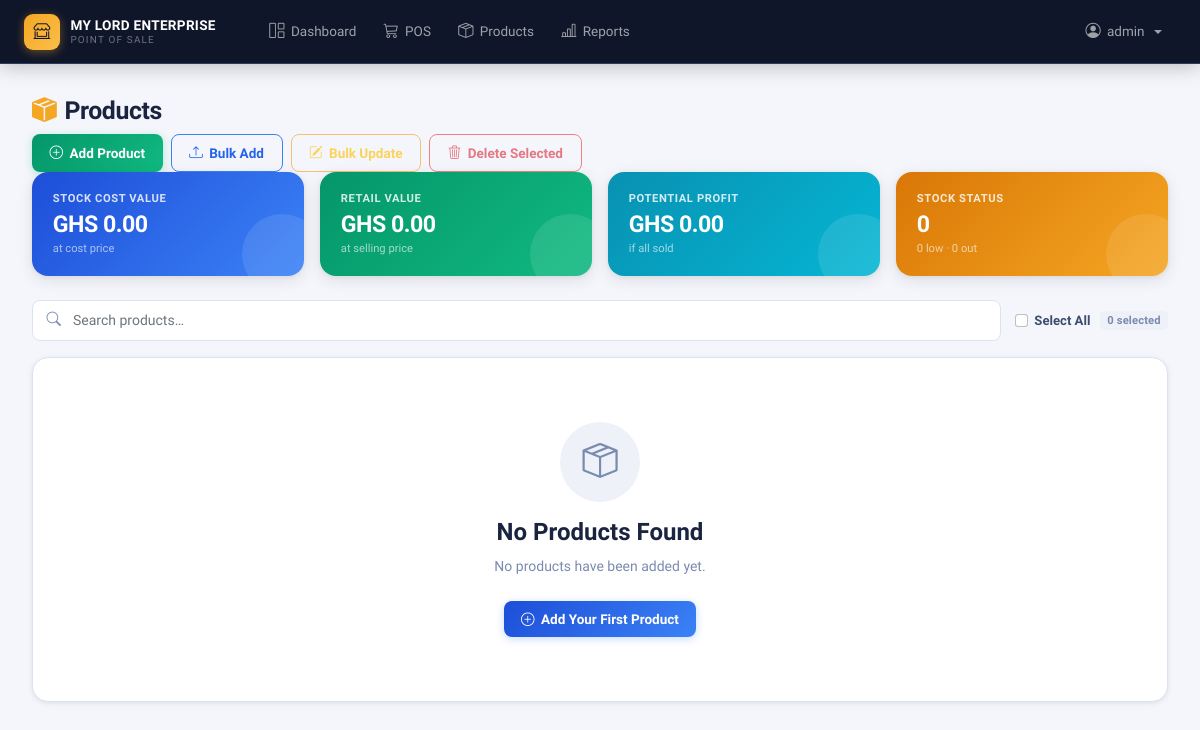
Before: /products/ (signed in) with the older database file.
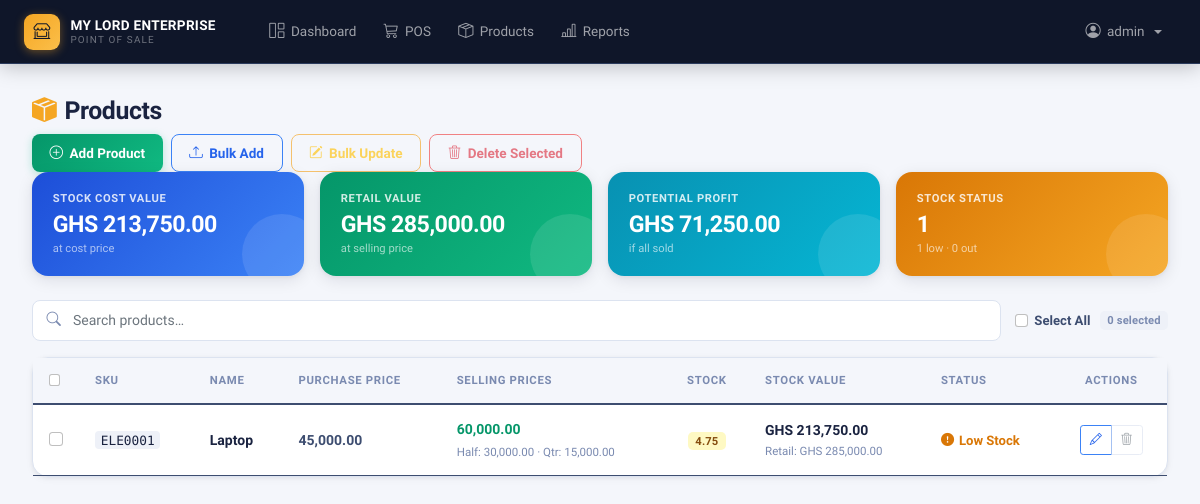
After: the same page with the newer database file.
### app/models.py (models this page shows, shortened)
class Product(db.Model):
    id = db.Column(db.Integer, primary_key=True)
    sku = db.Column(db.String(20), unique=True, nullable=False, index=True)
    name = db.Column(db.String(100), nullable=False)
    category = db.Column(db.String(50), nullable=False, index=True)
    description = db.Column(db.Text)
    purchase_price = db.Column(db.Numeric(10, 2), nullable=False)
    full_price = db.Column(db.Numeric(10, 2), nullable=False)
    half_price = db.Column(db.Numeric(10, 2), nullable=True)
    price = db.Column(db.Numeric(10, 2), nullable=False)  # For backward compatibility
    units_per_pack = db.Column(db.Integer, default=1, nullable=False)  # How many units in a full pack
    unit_price = db.Column(db.Numeric(10, 2), nullable=True)  # Price per single unit (retail)
    quantity = db.Column(db.Numeric(10, 2), nullable=False, default=0)
    image_filename = db.Column(db.String(255), nullable=True)
    image_path = db.Column(db.String(500), nullable=True)
    created_at = db.Column(db.DateTime, nullable=False, default=datetime.utcnow)
    updated_at = db.Column(db.DateTime, default=datetime.utcnow, onupdate=datetime.utcnow)
    sale_items = db.relationship('SaleItem', backref='product', lazy=True)
    CATEGORIES = [
        ('electronics', 'Electronics'),
        ('clothing', 'Clothing'),
        ('food', 'Food & Beverages'),
        ('beauty', 'Beauty & Personal Care'),
        ('books', 'Books & Stationery'),
        ('home', 'Home & Garden'),
        ('sports', 'Sports & Recreation'),
        ('automotive', 'Automotive'),
        ('toys', 'Toys & Games'),
        ('health', 'Health & Wellness'),
        ('jewelry', 'Jewelry & Accessories'),
        ('music', 'Music & Instruments'),
        ('pets', 'Pet Supplies'),
        ('office', 'Office Supplies'),
        ('tools', 'Tools & Hardware'),
        ('other', 'Other')
    ]
    ALLOWED_IMAGE_EXTENSIONS = {'png', 'jpg', 'jpeg', 'gif', 'webp'}
    MAX_IMAGE_SIZE = 10 * 1024 * 1024  # 10MB
    @property
    def quarter_price(self):
        return self.full_price / Decimal('4')

### app/products.py (the view, shortened to what this page needs)
@bp.route('/')
@login_required
@manager_required
def list_products():
    search = request.args.get('q', '').strip()
    category_filter = request.args.get('category', 'all')
    page = request.args.get('page', 1, type=int)
    query = Product.query
    if category_filter and category_filter != 'all':
        query = query.filter(Product.category == category_filter)
    products = query.order_by(Product.name).paginate(
        page=page, per_page=20, error_out=False
    )
    total_stock_value = db.session.query(
        func.sum(Product.purchase_price * Product.quantity)
    ).scalar() or 0
    total_retail_value = db.session.query(
        func.sum(Product.full_price * Product.quantity)
    ).scalar() or 0
    potential_profit = float(total_retail_value) - float(total_stock_value)
    total_products = Product.query.count()
    low_stock_count = Product.query.filter(Product.quantity <= 5).count()
    out_of_stock_count = Product.query.filter(Product.quantity == 0).count()
    category_stats = db.session.query(
        Product.category,
        func.count(Product.id).label('count'),
        func.sum(Product.quantity).label('total_quantity'),
        func.sum(Product.purchase_price * Product.quantity).label('total_value')
    ).group_by(Product.category).all()
    return render_template('products/list.html',
                         products=products,
                         search=search,
                         category_filter=category_filter,
                         categories=Product.CATEGORIES,
                         total_stock_value=total_stock_value,
                         total_retail_value=total_retail_value,
                         potential_profit=potential_profit,
                         total_products=total_products,
                         low_stock_count=low_stock_count,
                         out_of_stock_count=out_of_stock_count,
                         category_stats=category_stats)

### app/models.py (called while the page is built)
    def needs_password_change(self):
        return self.must_change_password or self.is_temporary_password

    def is_admin(self):
        return self.role == 'admin'

    def is_manager(self):
        return self.role in ['admin', 'manager']

### app/templates/products/list.html (shortened to what the changed rows need)
{% extends "base.html" %}
{% block content %}
<div class="page-header-bar">
    <h2 class="page-title"><i class="bi bi-box-seam-fill"></i> Products</h2>
</div>
<div class="kpi-strip">
    <div class="kpi-tile kpi-blue">
        <div class="kt-label">Stock Cost Value</div>
        <div class="kt-value">GHS {{ (total_stock_value or 0)|currency }}</div>
        <div class="kt-sub">at cost price</div>
    </div>
    <div class="kpi-tile kpi-green">
        <div class="kt-label">Retail Value</div>
        <div class="kt-value">GHS {{ (total_retail_value or 0)|currency }}</div>
        <div class="kt-sub">at selling price</div>
    </div>
    <div class="kpi-tile kpi-cyan">
        <div class="kt-label">Potential Profit</div>
        <div class="kt-value">GHS {{ (potential_profit or 0)|currency }}</div>
        <div class="kt-sub">if all sold</div>
    </div>
    <div class="kpi-tile kpi-amber">
        <div class="kt-label">Stock Status</div>
        <div class="kt-value">{{ total_products or 0 }}</div>
        <div class="kt-sub">{{ low_stock_count or 0 }} low · {{ out_of_stock_count or 0 }} out</div>
    </div>
</div>
<div class="card">
    <div class="card-body p-0">
        {% if products.items %}
        <div class="table-responsive">
            <table class="table table-hover mb-0">
                <thead>
                    <tr>
                        {% if current_user.is_admin() or current_user.is_manager() %}
                        <th style="width:44px">
                            <input type="checkbox" id="select-all-header" class="form-check-input">
                        </th>
                        {% endif %}
                        <th>SKU</th>
                        <th>Name</th>
                        <th>Purchase Price</th>
                        <th>Selling Prices</th>
                        <th class="text-center">Stock</th>
                        <th>Stock Value</th>
                        <th>Status</th>
                        {% if current_user.is_admin() or current_user.is_manager() %}
                        <th class="text-center">Actions</th>
                        {% endif %}
                    </tr>
                </thead>
                <tbody id="products-table-body">
                    {% for product in products.items %}
                    <tr data-product-id="{{ product.id }}">
                        {% if current_user.is_admin() or current_user.is_manager() %}
                        <td>
                            <input type="checkbox" class="product-checkbox form-check-input"
                                   value="{{ product.id }}"
                                   data-has-sales="{{ 'true' if product.sale_items else 'false' }}">
                        </td>
                        {% endif %}
                        <td><code>{{ product.sku }}</code></td>
                        <td>
                            <div style="font-weight:700;color:var(--text-primary);font-size:0.875rem">{{ product.name }}</div>
                        </td>
                        <td class="editable-field" data-field="purchase_price" data-product-id="{{ product.id }}">
                            <span style="font-weight:600">{{ product.purchase_price | format_currency }}</span>
                        </td>
                        <td class="editable-field" data-field="full_price" data-product-id="{{ product.id }}">
                            <span style="font-weight:700;color:#059669">{{ product.full_price | format_currency }}</span>
                            <div class="price-sub">Half: {{ product.half_price | format_currency }} · Qtr: {{ product.quarter_price | format_currency }}</div>
                        </td>
                        <td class="text-center editable-field" data-field="quantity" data-product-id="{{ product.id }}">
                            <span class="badge {{ 'bg-danger' if product.quantity == 0 else ('bg-warning' if product.quantity <= 5 else 'bg-success') }}">
                                {{ product.quantity }}
                            </span>
                        </td>
                        <td>
                            <div class="stock-val">GHS {{ (product.purchase_price * product.quantity)|currency }}</div>
                            <div class="stock-retail">Retail: GHS {{ (product.full_price * product.quantity)|currency }}</div>
                        </td>
                        <td>
                            {% if product.quantity == 0 %}
                                <span class="status-out"><i class="bi bi-x-circle-fill"></i> Out of Stock</span>
                            {% elif product.quantity <= 5 %}
                                <span class="status-low"><i class="bi bi-exclamation-circle-fill"></i> Low Stock</span>
                            {% else %}
                                <span class="status-ok"><i class="bi bi-check-circle-fill"></i> In Stock</span>
                            {% endif %}
                        </td>
                        {% if current_user.is_admin() or current_user.is_manager() %}
                        <td class="text-center action-cell">
                            <div class="btn-group btn-group-sm">
                                <a href="{{ url_for('products.edit_product', product_id=product.id) }}"
                                   class="btn btn-outline-primary" title="Edit">
                                    <i class="bi bi-pencil"></i>
                                </a>
                                {% if not product.sale_items %}
                                <form method="POST" action="{{ url_for('products.delete_product', product_id=product.id) }}"
                                      style="display:inline"
                                      onsubmit="return confirm('Delete {{ product.name }}?')">
                                    <button type="submit" class="btn btn-outline-danger" title="Delete">
                                        <i class="bi bi-trash3"></i>
                                    </button>
                                </form>
                                {% else %}
                                <button type="button" class="btn btn-outline-secondary" disabled title="Has sales history">
                                    <i class="bi bi-trash3"></i>
                                </button>
                                {% endif %}
                            </div>
                        </td>
                        {% endif %}
                    </tr>
                    {% endfor %}
                </tbody>
            </table>
        </div>
        {% else %}
        <div class="empty-state">
            <div class="es-icon"><i class="bi bi-box-seam"></i></div>
            <h4 style="font-weight:700;color:var(--text-primary);margin-bottom:0.5rem">No Products Found</h4>
            <p class="text-muted" style="font-size:0.875rem">
                {% if search %}No products match your search.{% else %}No products have been added yet.{% endif %}
            </p>
            {% if (current_user.is_admin() or current_user.is_manager()) and not search %}
            <a href="{{ url_for('products.add_product') }}" class="btn btn-primary mt-2">
                <i class="bi bi-plus-circle"></i> Add Your First Product
            </a>
            {% endif %}
        </div>
        {% endif %}
    </div>
</div>
{% endblock %}

Changed rows visible on the page:
added Product: sku "ELE0001", name "Laptop", purchase_price "45,000.00", full_price "60,000.00", half_price "30,000.00", quarter_price "15,000.00", quantity "4.75", (product.purchase_price*product.quantity)|currency "213,750.00", (product.full_price*product.quantity)|currency "285,000.00", shows "Low Stock"
Other visible differences:
{{ (total_stock_value or 0)|currency }}: "0.00" → "213,750.00"
{{ (total_retail_value or 0)|currency }}: "0.00" → "285,000.00"
{{ (potential_profit or 0)|currency }}: "0.00" → "71,250.00"
{{ total_products or 0 }}: "0" → "1"
{{ low_stock_count or 0 }}: "0" → "1"
form field value: (not shown) → "☐"
text no longer shown: "No Products Found No products have been added yet. Add Your First Product"
text now shown: "SKU NAME PURCHASE PRICE SELLING PRICES STOCK STOCK VALUE STATUS ACTIONS"
